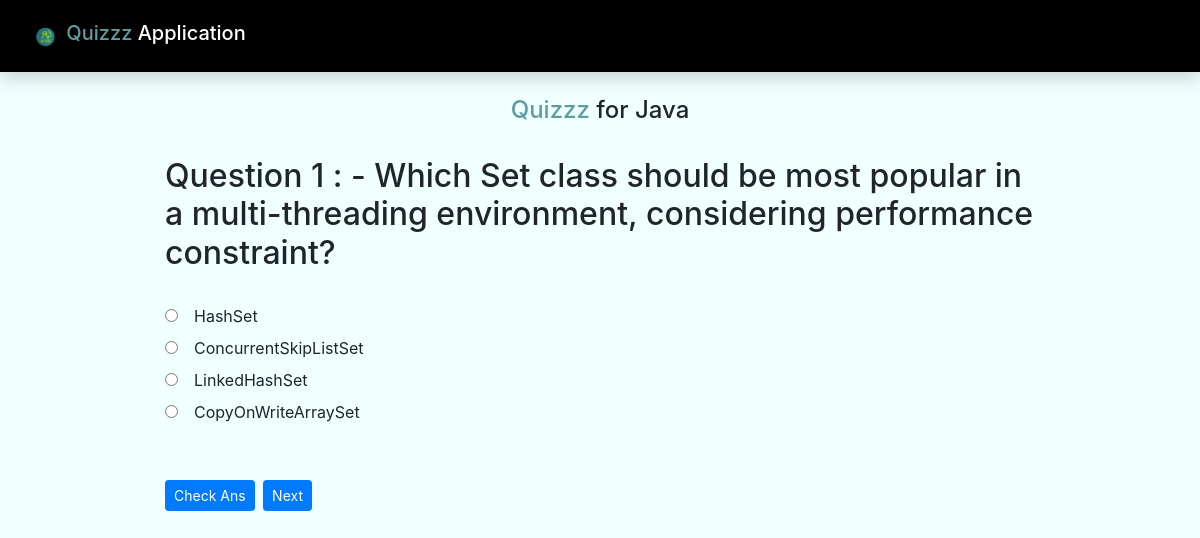
/quiz/3, run on the app's committed database.
### App/models.py (models this page shows, shortened)
class Question(models.Model):
    course = models.ForeignKey(Course, on_delete=models.CASCADE)
    question = models.CharField(max_length=300)
    option_1 = models.CharField(max_length=100)
    option_2 = models.CharField(max_length=100)
    option_3 = models.CharField(max_length=100)
    option_4 = models.CharField(max_length=100)
    answer = models.CharField(max_length=100)

class Course(models.Model):
    course_name = models.CharField(max_length=100)
    description = models.TextField(max_length=600, blank=True)
    def __str__(self):
        return self.course_name

### App/views.py (the view)
# urls.py: path('quiz/<id>', quiz, name='quiz'),
def quiz(request, id):
    ques = Question.objects.filter(course=id)
    pagination = Paginator(ques, 1)
    page_number = request.GET.get('page')
    questions = Paginator.get_page(pagination, page_number)
    context = {
        'Course': ques,
        'questions': questions
    }
    return render(request, 'quiz.html', context)

### templates/quiz.html (shortened to what this page needs)
{% extends 'base.html' %}
{% block content %}
<div class="container w-75">
        {% for q in questions %}
                <br><h4 class="text-center"><span style="color: cadetblue" >Quizzz</span> for {{q.course}}</h4><br>
                    <h2> Question {{ questions.number }} : - {{q.question}}</h2><br>
                <form>
                    <div class="radio">
                        <label><input type="radio" id="option1"  class="rb mr-3" name="name" value="{{q.option_1}}">{{q.option_1}}</label>
                    </div>
                    <div class="radio">
                        <label><input type="radio" id="option2"  class="rb mr-3" name="name" value="{{q.option_2}}">{{q.option_2}}</label>
                    </div>
                    <div class="radio">
                        <label><input type="radio" id="option3"  class="rb mr-3" name="name" value="{{q.option_3}}">{{q.option_3}}</label>
                    </div>
                    <div class="radio">
                        <label><input type="radio" id="option4"  class="rb mr-3" name="name" value="{{q.option_4}}">{{q.option_4}}</label>
                    </div>
                </form>
        {% endfor %}
     <div>
       <b><label id="user_answer"></label></b><br>
     </div>
     <div  class="row row-cols-1 row-cols-sm-2 row-cols-md-3">
         <div class="col mb-4">
             <br>
             <input  class="btn btn-primary btn-sm" type="submit" value="Check Ans" id="save_ans" onclick="getAnswer();">
            {% if questions.has_next %}
                <a href="?page={{ questions.next_page_number }}"><button class="btn btn-primary btn-sm ml-1" id="submitAnswer">Next</button> </a>
            {% else %}
             <a href="{% url 'result' %}"><button class="btn btn-primary btn-sm ml-1"
                                                                        id="submitQuiz">End Quiz</button> </a>
            {% endif %}
         </div>
     </div>
</div>
{% endblock %}

### data on the page
Question: course "Java", number "1", question "Which Set class should be most popular in a multi-threading environment, considering performance constraint?", option_1 "HashSet", option_2 "ConcurrentSkipListSet", option_3 "LinkedHashSet", option_4 "CopyOnWriteArraySet"
